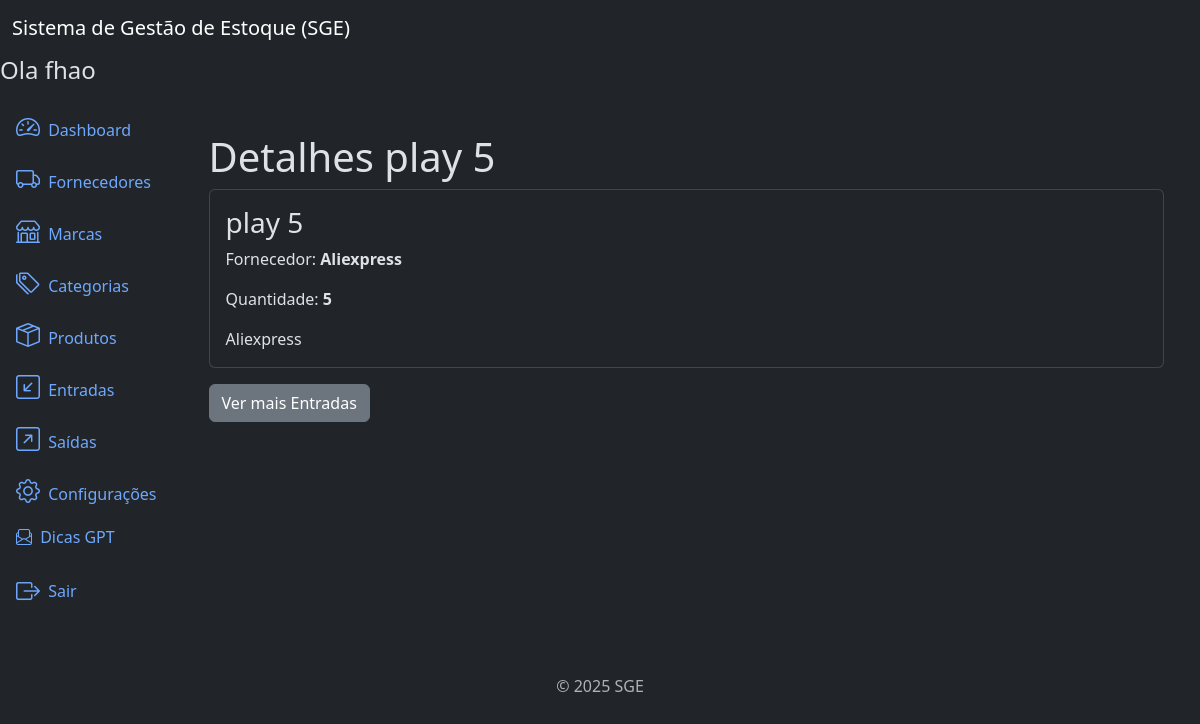
Screenshot of /inflows/9/detail/ (signed in) with the database file from the repository.
### inflows/models.py (models this page shows, shortened)
class Inflow(models.Model):
    supplier = models.ForeignKey(
        Supplier,
        on_delete=models.PROTECT,
        related_name='inflows'
    )
    product = models.ForeignKey(
        Product,
        on_delete=models.PROTECT,
        related_name='inflows'
    )
    quantity = models.IntegerField()
    description = models.TextField(
        blank=True,
        null=True,
    )
    created_at = models.DateTimeField(
        auto_now_add=True,
    )
    updated_at = models.DateTimeField(
        auto_now=True,
    )
    class Meta:
        ordering = ['-created_at']   # `-` ordem descrecente

### products/models.py (models this page shows)
class Product(models.Model):
    title = models.CharField(
        max_length=500
    )
    brand = models.ForeignKey(
        Brand,
        on_delete=models.PROTECT,
        related_name='products'
    )
    category = models.ForeignKey(
        Category,
        on_delete=models.PROTECT,
        related_name='products'
    )
    description = models.TextField(
        blank=True,
        null=True,
    )
    serie_number = models.CharField(
        max_length=200,
        blank=True,
        null=True,
    )
    cost_price = models.DecimalField(
        max_digits=20,
        decimal_places=2,
    )  # preço de custo
    selling_price = models.DecimalField(
        max_digits=20,
        decimal_places=2,
    )  # preço vendido
    quantity = models.IntegerField(
        default=0,
    )
    created_at = models.DateTimeField(
        auto_now_add=True,
    )
    updated_at = models.DateTimeField(
        auto_now=True
    )
    class Meta:
        ordering = ['title']
    def __str__(self):
        return self.title

### suppliers/models.py (models this page shows)
class Supplier(models.Model):
    name = models.CharField(max_length=500)
    description = models.TextField(
        blank=True,
        null=True,
    )
    created_at = models.DateTimeField(
        auto_now_add=True
    )
    updated_at = models.DateTimeField(
        auto_now=True
    )
    class Meta:
        ordering = ['name']
    def __str__(self):
        return self.name

### inflows/views.py (the view)
# urls.py: path('inflows/<int:pk>/detail/', views.InflowDetailView.as_view(), name='inflow_detail'),
class InflowDetailView(LoginRequiredMixin, PermissionRequiredMixin, DetailView):
    model = models.Inflow
    template_name = 'inflow_detail.html'
    permission_required = 'inflows.view_inflow'

### inflows/templates/inflow_detail.html (shortened to what this page needs)
{% extends 'base.html' %}
{% block content %}
<div class="container mt-4">
   <h3 class="display-6"> Detalhes {{ object.product }}</h3>
   <div class="card">
      <div class="card-body">
         <h3 class="card-title">{{ object.product }}</h3>
         <p class="card-text">Fornecedor: <strong>{{ object.supplier }}</strong></p>
         <p class="card-text">Quantidade: <strong>{{ object.quantity }}</strong></p>
         <p class="card-text">{{ object.supplier }}</p>
      </div>
   </div>
   <a href="{% url 'inflow_list' %}" class="btn btn-secondary mt-3">Ver mais Entradas</a>
</div>
{% endblock %}

### app/templates/components/_header.html
<nav class="navbar navbar-expand-lg navbar-light bg-dark">
  <div class="container-fluid">
    <a class="navbar-brand text-white" href="#">Sistema de Gestão de Estoque (SGE)</a>
  </div>
</nav>
<h4>Ola {{ user.username }}</h4>

### rows the page displays
Inflow: product "play 5", supplier "Aliexpress", quantity "5"

### other values shown
{{ user.username }} "fhao"
